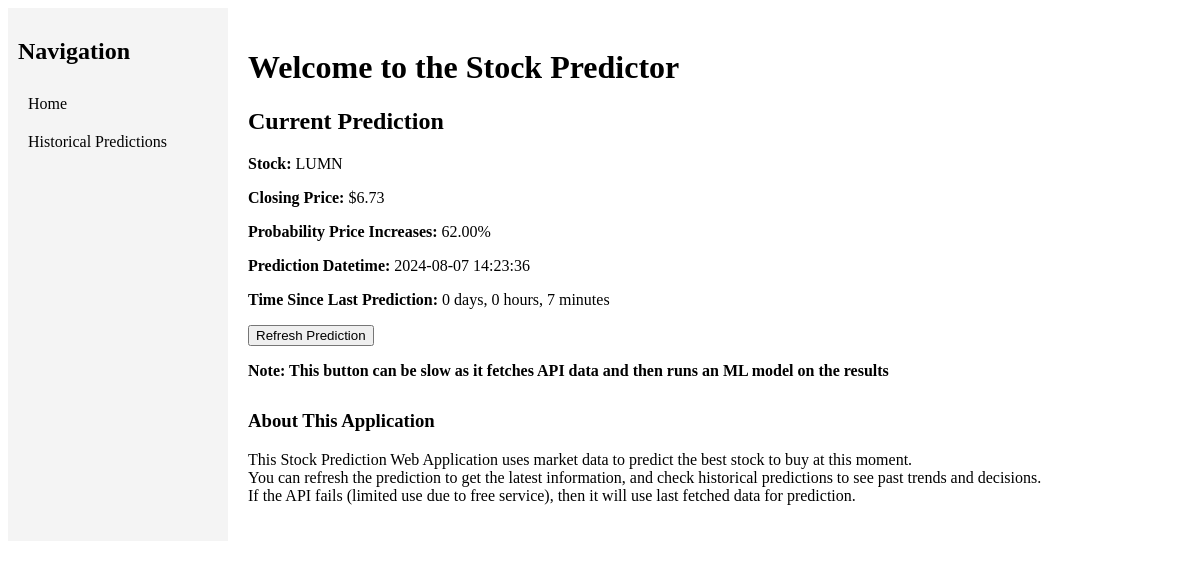
The page /predictions/ on the database its author committed.
### predictions/models.py (models this page shows, shortened)
class StockPrediction(models.Model):
    stock_name = models.CharField(max_length=50)
    current_price = models.FloatField()
    probability_price_increases = models.FloatField()
    prediction_datetime = models.DateTimeField(auto_now_add=True)  # Change from DateField to DateTimeField

### predictions/views.py (the view)
# urls.py: path("", views.index, name="index"),
def index(request):
    latest_prediction = StockPrediction.objects.order_by("-prediction_datetime").first()
    days = hours = minutes = 0
    if latest_prediction:
        time_since_last_prediction = timezone.now() - latest_prediction.prediction_datetime
        days = time_since_last_prediction.days
        hours = time_since_last_prediction.seconds // 3600
        minutes = (time_since_last_prediction.seconds // 60) % 60
        latest_prediction.probability_price_increases *= 100
    context = {
        "latest_prediction": latest_prediction,
        "days": days,
        "hours": hours,
        "minutes": minutes,
    }
    return render(request, "index.html", context)

### predictions/templates/index.html (shortened to what this page needs)
{% extends "base.html" %}
{% block content %}
<h1>Welcome to the Stock Predictor</h1>
{% if latest_prediction %}
    {% with probability=latest_prediction.probability_price_increases|floatformat:2 %}
    <h2>Current Prediction</h2>
    <p><strong>Stock:</strong> {{ latest_prediction.stock_name }}</p>
    <p><strong>Closing Price:</strong> ${{ latest_prediction.current_price }}</p>
    <p><strong>Probability Price Increases:</strong> {{ probability }}%</p>
    <p><strong>Prediction Datetime:</strong> {{ latest_prediction.prediction_datetime|date:"Y-m-d H:i:s" }}</p>
    <p><strong>Time Since Last Prediction:</strong> {{ days|default:0 }} days, {{ hours|default:0 }} hours, {{ minutes|default:0 }} minutes</p>
    {% endwith %}
{% else %}
    <p>No predictions available. Click "Refresh Prediction" to get the latest stock prediction.</p>
{% endif %}
<form action="{% url 'fetch_data' %}" method="post">
    <button type="submit">Refresh Prediction</button>
    <p><strong>Note: This button can be slow as it fetches API data and then runs an ML model on the results</strong></p>
</form>
<div style="margin-top: 30px;">
    <h3>About This Application</h3>
    <p>
        This Stock Prediction Web Application uses market data to predict the best stock to buy at this moment. <br>
        You can refresh the prediction to get the latest information, and check historical predictions to see past trends and decisions. <br>
        If the API fails (limited use due to free service), then it will use last fetched data for prediction. <br>
    </p>
</div>
{% endblock %}

### predictions/templates/base.html (style rules this page uses)
body { display: flex; }

### rows shown on the page
StockPrediction: stock_name "LUMN", current_price "6.73", prediction_datetime "2024-08-07 14:23:36"

### other values the page prints
{{ probability }} "62.00"
{{ days|default:0 }} "0"
{{ hours|default:0 }} "0"
{{ minutes|default:0 }} "7"
